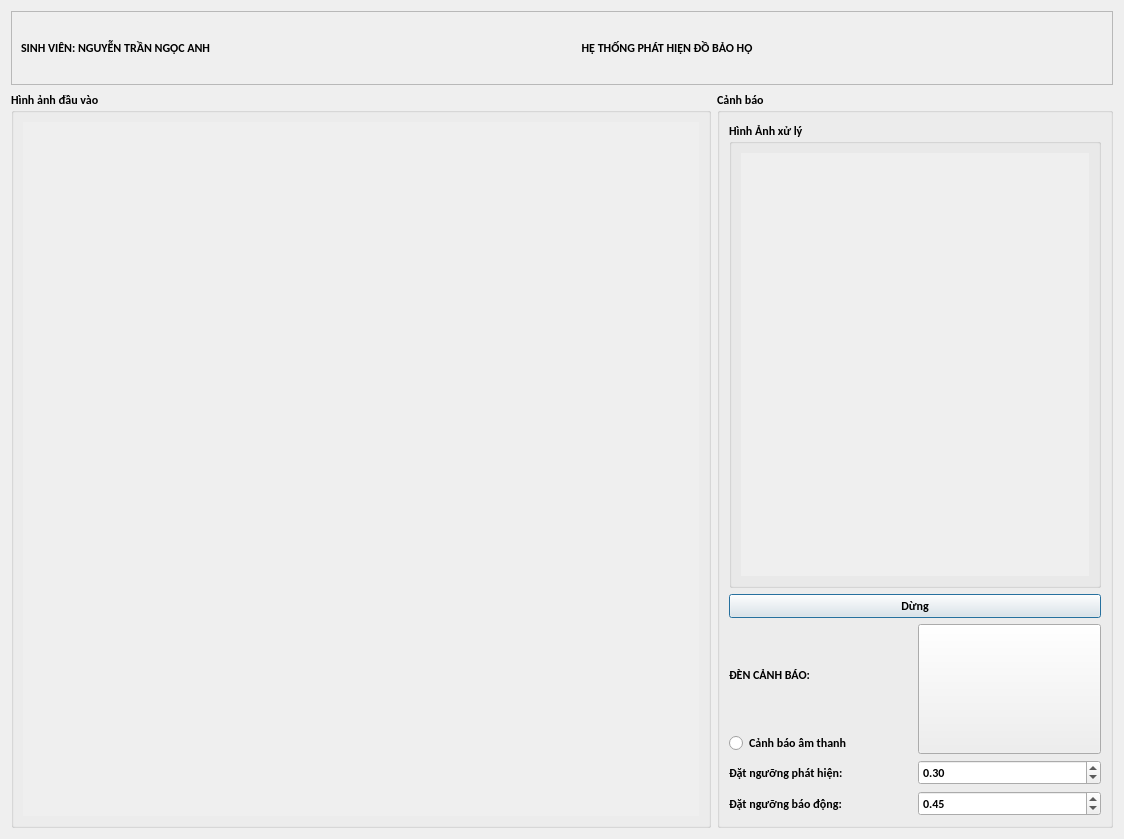
<?xml version="1.0" encoding="UTF-8"?>
<ui version="4.0">
 <class>OutputDialog</class>
 <widget class="QDialog" name="OutputDialog">
  <property name="windowModality">
   <enum>Qt::NonModal</enum>
  </property>
  <property name="enabled">
   <bool>true</bool>
  </property>
  <property name="geometry">
   <rect>
    <x>0</x>
    <y>0</y>
    <width>1124</width>
    <height>839</height>
   </rect>
  </property>
  <property name="minimumSize">
   <size>
    <width>192</width>
    <height>108</height>
   </size>
  </property>
  <property name="maximumSize">
   <size>
    <width>1920</width>
    <height>1080</height>
   </size>
  </property>
  <property name="font">
   <font>
    <family>Calibri</family>
    <weight>75</weight>
    <bold>true</bold>
   </font>
  </property>
  <property name="windowTitle">
   <string>Giao diện camera cảnh báo</string>
  </property>
  <property name="windowIcon">
   <iconset>
    <normaloff>:/icon/icon.png</normaloff>:/icon/icon.png</iconset>
  </property>
  <property name="toolTip">
   <string/>
  </property>
  <layout class="QVBoxLayout" name="verticalLayout_9">
   <item>
    <layout class="QVBoxLayout" name="verticalLayout_8" stretch="1,10">
     <item>
      <widget class="QFrame" name="frame">
       <property name="minimumSize">
        <size>
         <width>0</width>
         <height>30</height>
        </size>
       </property>
       <property name="maximumSize">
        <size>
         <width>16777215</width>
         <height>80</height>
        </size>
       </property>
       <property name="frameShape">
        <enum>QFrame::StyledPanel</enum>
       </property>
       <property name="frameShadow">
        <enum>QFrame::Raised</enum>
       </property>
       <layout class="QHBoxLayout" name="horizontalLayout_2">
        <item>
         <widget class="QLabel" name="label_3">
          <property name="minimumSize">
           <size>
            <width>0</width>
            <height>20</height>
           </size>
          </property>
          <property name="text">
           <string>SINH VIÊN: NGUYỄN TRẦN NGỌC ANH</string>
          </property>
         </widget>
        </item>
        <item>
         <widget class="QLabel" name="label">
          <property name="minimumSize">
           <size>
            <width>900</width>
            <height>20</height>
           </size>
          </property>
          <property name="maximumSize">
           <size>
            <width>1920</width>
            <height>50</height>
           </size>
          </property>
          <property name="text">
           <string>HỆ THỐNG PHÁT HIỆN ĐỒ BẢO HỘ</string>
          </property>
          <property name="alignment">
           <set>Qt::AlignCenter</set>
          </property>
         </widget>
        </item>
       </layout>
      </widget>
     </item>
     <item>
      <layout class="QHBoxLayout" name="horizontalLayout" stretch="4,3">
       <item>
        <widget class="QGroupBox" name="groupBox_4">
         <property name="minimumSize">
          <size>
           <width>700</width>
           <height>700</height>
          </size>
         </property>
         <property name="title">
          <string>Hình ảnh đầu vào</string>
         </property>
         <layout class="QVBoxLayout" name="verticalLayout_2">
          <item>
           <widget class="QLabel" name="imgLabel">
            <property name="maximumSize">
             <size>
              <width>1920</width>
              <height>1080</height>
             </size>
            </property>
            <property name="autoFillBackground">
             <bool>true</bool>
            </property>
            <property name="text">
             <string/>
            </property>
            <property name="scaledContents">
             <bool>false</bool>
            </property>
           </widget>
          </item>
         </layout>
        </widget>
       </item>
       <item>
        <layout class="QVBoxLayout" name="verticalLayout_6">
         <item>
          <widget class="QGroupBox" name="groupBox">
           <property name="title">
            <string>Cảnh báo</string>
           </property>
           <layout class="QVBoxLayout" name="verticalLayout_4">
            <item>
             <widget class="QGroupBox" name="groupBox_3">
              <property name="title">
               <string>Hình Ảnh xử lý</string>
              </property>
              <layout class="QVBoxLayout" name="verticalLayout">
               <item>
                <widget class="QLabel" name="lblImgDetect">
                 <property name="minimumSize">
                  <size>
                   <width>0</width>
                   <height>410</height>
                  </size>
                 </property>
                 <property name="maximumSize">
                  <size>
                   <width>1920</width>
                   <height>1080</height>
                  </size>
                 </property>
                 <property name="layoutDirection">
                  <enum>Qt::RightToLeft</enum>
                 </property>
                 <property name="autoFillBackground">
                  <bool>true</bool>
                 </property>
                 <property name="text">
                  <string/>
                 </property>
                </widget>
               </item>
              </layout>
             </widget>
            </item>
            <item>
             <widget class="QPushButton" name="btnExit">
              <property name="text">
               <string>Dừng</string>
              </property>
             </widget>
            </item>
            <item>
             <layout class="QHBoxLayout" name="horizontalLayout_3">
              <item>
               <layout class="QVBoxLayout" name="verticalLayout_3">
                <item>
                 <widget class="QLabel" name="label_5">
                  <property name="text">
                   <string>ĐÈN CẢNH BÁO: </string>
                  </property>
                 </widget>
                </item>
                <item>
                 <widget class="QRadioButton" name="rdbEnableAudio">
                  <property name="text">
                   <string>Cảnh báo âm thanh</string>
                  </property>
                 </widget>
                </item>
               </layout>
              </item>
              <item>
               <widget class="QPushButton" name="btnLightAlarm">
                <property name="minimumSize">
                 <size>
                  <width>130</width>
                  <height>130</height>
                 </size>
                </property>
                <property name="text">
                 <string/>
                </property>
               </widget>
              </item>
             </layout>
            </item>
            <item>
             <layout class="QHBoxLayout" name="horizontalLayout_4">
              <item>
               <widget class="QLabel" name="label_2">
                <property name="text">
                 <string>Đặt ngưỡng phát hiện: </string>
                </property>
               </widget>
              </item>
              <item>
               <widget class="QDoubleSpinBox" name="dsbThresshold">
                <property name="decimals">
                 <number>2</number>
                </property>
                <property name="maximum">
                 <double>1.000000000000000</double>
                </property>
                <property name="singleStep">
                 <double>0.010000000000000</double>
                </property>
                <property name="value">
                 <double>0.300000000000000</double>
                </property>
               </widget>
              </item>
             </layout>
            </item>
            <item>
             <layout class="QHBoxLayout" name="horizontalLayout_5">
              <item>
               <widget class="QLabel" name="label_4">
                <property name="text">
                 <string>Đặt ngưỡng báo động: </string>
                </property>
               </widget>
              </item>
              <item>
               <widget class="QDoubleSpinBox" name="dsbThressAlarm">
                <property name="decimals">
                 <number>2</number>
                </property>
                <property name="maximum">
                 <double>1.000000000000000</double>
                </property>
                <property name="singleStep">
                 <double>0.010000000000000</double>
                </property>
                <property name="value">
                 <double>0.450000000000000</double>
                </property>
               </widget>
              </item>
             </layout>
            </item>
           </layout>
          </widget>
         </item>
        </layout>
       </item>
      </layout>
     </item>
    </layout>
   </item>
  </layout>
 </widget>
 <resources/>
 <connections/>
</ui>
